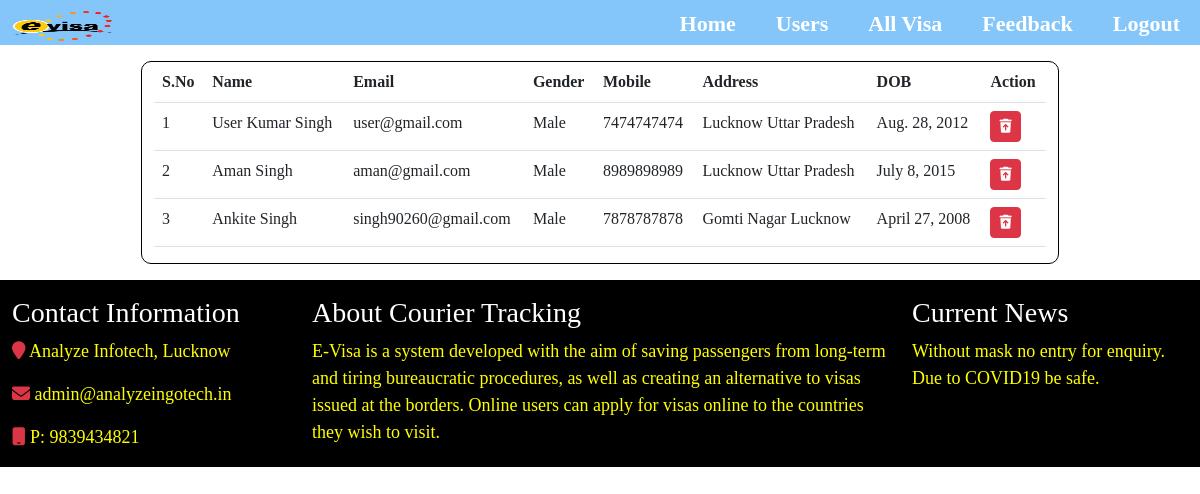
Screenshot of /users with the database file from the repository.
### visa/models.py (models this page shows, shortened)
class Signup(models.Model):
    user=models.ForeignKey(User,on_delete=models.CASCADE)
    mobile = models.CharField(max_length=20,null=True)
    image = models.FileField(null=True)
    gender = models.CharField(max_length=10,null=True)
    dob = models.DateField()
    address = models.CharField(max_length=50,null=True)

### visa/views.py (the view)
# urls.py: path('users',users,name='users'),
def users(request):
    data = Signup.objects.all()
    d = {'data':data}
    return render(request,'users.html',d)

### visa/templates/users.html (shortened to what this page needs)
<!DOCTYPE html>
<html lang="en">
<head>
    {% include 'admin_navigation.html' %}
</head>
<body>
<div class="row users-base justify-content-center mt-3">
    <div class="col-10 col-md-9" style="border:1px solid black;border-radius:10px;">
        <table class="table">
            <tr style="background:lightgray;">
                <th>S.No</th>
                <th>Name</th>
                <th>Email</th>
                <th>Gender</th>
                <th>Mobile</th>
                <th>Address</th>
                <th>DOB</th>
                <th>Action</th>
            </tr>
            {% for i in data %}
            <tr>
                <td>{{ forloop.counter }} </td>
                <td>{{ i.user.first_name }} {{ i.user.last_name }}</td>
                <td>{{ i.user.username }}</td>
                <td>{{ i.gender }}</td>
                <td>{{ i.mobile }}</td>
                <td>{{ i.address }}</td>
                <td>{{ i.dob }}</td>
                <td>
                    <a href="{% url 'delete_user' i.user.id %}" class="btn btn-danger btn-sm"><i class="fa-solid fa-trash-arrow-up"></i></a>
                </td>
            </tr>
            {% endfor %}
        </table>
    </div>
</div>
</body>
</html>
{% include 'footer.html' %}

### visa/templates/admin_navigation.html (shortened to what this page needs)
<!DOCTYPE html>
<html>
<head>
<link href="https://cdn.jsdelivr.net/npm/bootstrap@5.3.0-alpha1/dist/css/bootstrap.min.css" rel="stylesheet">
<link rel="stylesheet" href="https://cdnjs.cloudflare.com/ajax/libs/font-awesome/6.2.1/css/all.min.css" />
    {% load static %}
</head>
<body>
<div class="row text-warning" style="background: #85c6fa;">
    <div class="col-3 d-none d-md-block logoi">
      <img src="{% static 'images/8.png' %}" height="30" width="100">
    </div>
    <div class="col-9 d-none d-md-block">
      <ul class="list-group list-group-horizontal justify-content-end" style="margin-top: 7px;">
        <li class="menui"><a class="navigation-a" href="{% url 'admin_home' %}">Home</a></li>
        <li class="menui"><a class="navigation-a" href="{% url 'users' %}">Users</a></li>
        <li class="menui"><a class="navigation-a" href="{% url 'all_visa' %}">All Visa</a></li>
        <li class="menui"><a class="navigation-a" href="{% url 'view_feedback' %}">Feedback</a></li>
        <li class="menui"><a class="navigation-a" href="{% url 'logout' %}">Logout</a></li>
      </ul>
    </div>
</div>
</body>
</html>

### visa/templates/footer.html (shortened to what this page needs)
{% load static %}
<div class="mt-3" style="background-color: black; width:100% ;min-height:100px;max-height:1000px">
<div class="container-fluid">
    <div class="row">
        <div class="col-md-3 mt-3">
            <h3 class="text-white">Contact Information</h3>
            <p style="color:yellow; font-size: 18px"><i class="fa fa-map-marker text-danger"></i>   Analyze Infotech, Lucknow</p>
            <p style="color:yellow; font-size: 18px"><i class="fa fa-envelope text-danger"></i>   admin@analyzeingotech.in</p>
            <p style="color:yellow; font-size: 18px"><i class="fa fa-mobile text-danger"></i>   P:  9839434821</p>
        </div>
        <div class="col-md-6 mt-3">
        <h3 class="text-white">About Courier Tracking</h3>
        <p style="color:yellow; font-size:18px">E-Visa is a system developed with the aim of saving passengers from long-term and tiring bureaucratic procedures, as well as creating an alternative to visas issued at the borders. Online users can apply for visas online to the countries they wish to visit.</p>
    </div>
    <div class="col-md-3 mt-3">
        <h3 class="text-white">Current News</h3>
        <marquee scrollamount="3" behavior="" direction="up">
        <p style="color:yellow; font-size:18px">Without mask no entry for enquiry. Due to COVID19 be safe.</p>
        </marquee>
    </div>
    </div>
</div>
</div>

### visa/templates/admin_navigation.html (style rules this page uses)
* { margin: 0px; list-style: none; padding: 0px; font-family:copperplate gothic; }
.navigation-a { text-decoration: none; color: white; text-align: center; padding: 5px 20px; font-weight: bold; font-size: 22px; transition: all .5s; }
.logoi { padding-left: 25px; font-weight: bold; font-size: 30px; }

### rows the page displays
Signup: user.first_name "User Kumar", user.last_name "Singh", user.username "user@gmail.com", gender "Male", mobile "7474747474", address "Lucknow Uttar Pradesh", dob "Aug. 28, 2012"
Signup: user.first_name "Aman", user.last_name "Singh", user.username "aman@gmail.com", gender "Male", mobile "8989898989", address "Lucknow Uttar Pradesh", dob "July 8, 2015"
Signup: user.first_name "Ankite", user.last_name "Singh", user.username "singh90260@gmail.com", gender "Male", mobile "7878787878", address "Gomti Nagar Lucknow", dob "April 27, 2008"
